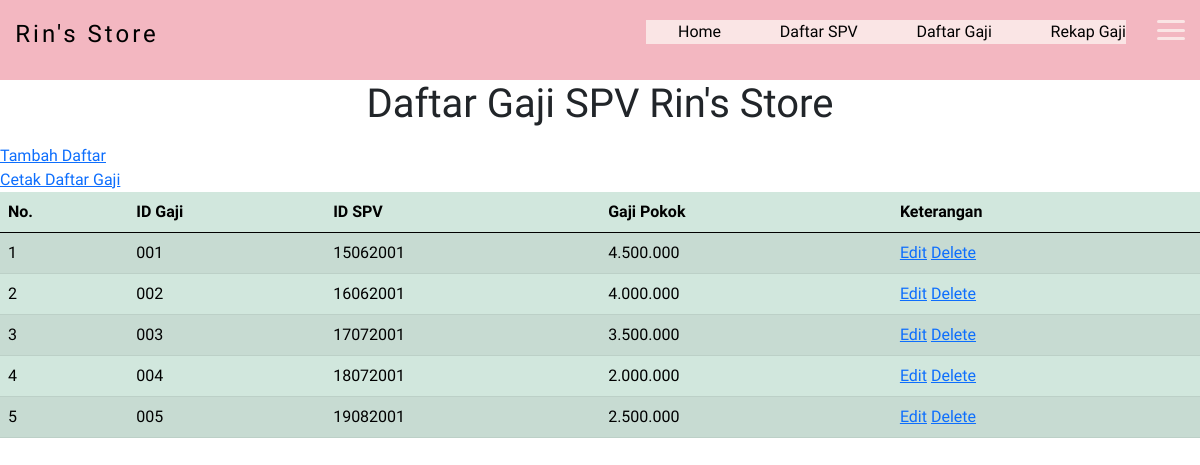
The page /gaji.php on the database its author committed.
### tables this page shows
CREATE TABLE `tb_gaji` (
  `id_gaji` varchar(10) NOT NULL,
  `id_spv` varchar(10) DEFAULT NULL,
  `gaji_pokok` varchar(15) DEFAULT NULL
);

### connection.php (called while the page is built)
<?php
class Connection
{
    public function get_connection()
    {
        $host = "localhost";
        $database = "db_gaji";
        $username = "root";
        $password = "";
        $connect = new mysqli($host, $username, $password, $database);
        return $connect;
    }
}

### model.php (called while the page is built, shortened)
<?php
include 'connection.php';
class Model extends Connection
{
    public function __construct()
    {
        $this->conn = $this->get_connection();
    }
public function tampil_gaji()
    {
        $sql = "SELECT * FROM tb_gaji";
        $bind = $this->conn->query($sql);
        while ($obj = $bind->fetch_object()) {
            $baris[] =$obj;
        }
        if (!empty($baris)) {
            return $baris;
        }
    }
}

### gaji.php (the view, shortened to what this page needs)
<?php
include 'model.php';
$model = new Model();
$index = 1;
?>
<!doctype html>
<html lang="en">
<head>
    <link href="https://cdn.jsdelivr.net/npm/bootstrap@5.0.1/dist/css/bootstrap.min.css" rel="stylesheet">
    <link rel="stylesheet" href="style.css">
</head>
<body>
<nav>
    <div class="logo">
        <h4>Rin's Store</h4>
    </div>
    <ul>
        <li><a href="index.php">Home</a></li>
        <li><a href="spv.php">Daftar SPV</a></li>
        <li><a href="gaji.php">Daftar Gaji</a></li>
        <li><a href="rekap.php">Rekap Gaji</a></li>
    </ul>
    <div class="menu-toggle">
        <span></span>
        <span></span>
        <span></span>
</div>
</nav>
<h1><p style="text-align:center">Daftar Gaji SPV Rin's Store</h1></p>
        <a href="creategaji.php">Tambah Daftar</a>
        <br>
        <a href="printgaji.php" target="_blank">Cetak Daftar Gaji</a>
        <br>
        <thead>
                <tr>
                <div class="menu-toggle">
            <table class="table table-success table-striped">
            <thead>
                <tr>
                    <th>No.</th>
                    <th>ID Gaji</th>
                    <th>ID SPV</th>
                    <th>Gaji Pokok</th>
                    <th>Keterangan</th>
                </tr>
            </thead>
            <tbody>
                <?php
                $result = $model->tampil_gaji();
                if (!empty($result)) {
                    foreach ($result as $data) : ?>
                        <tr>
                            <td><?= $index++ ?></td>
                            <td><?= $data->id_gaji ?></td>
                            <td><?= $data->id_spv ?></td>
                            <td><?= $data->gaji_pokok ?></td>
                            <td>
                                <a name="edit" id="edit" href="editgaji.php?id_gaji=<?= $data->id_gaji ?>">Edit</a>
                                <a name="hapus" id="hapus" href="proses.php?id_gaji=<?= $data->id_gaji ?>">Delete</a>
                            </td>
                        </tr>
                    <?php endforeach;
                } else { ?>
                    <tr>
                    <p style="text-align:center"><td colspan="5">Tidak Ada Data</td></p>
                    </tr>
                <?php } ?>
            </tbody>
        </table>
    </div>
</body>
</html>

### style.css (style rules this page uses)
* { margin: 0; padding: 0; }
body { font-family: 'Pangolin', cursive; overflow-x: hidden; }
nav { display: flex; background-color: rgb(243, 183, 193); justify-content: space-around; padding: 20px 0; color: rgb(0, 0, 0); }
nav .logo { font-family: 'Pangolin', cursive; letter-spacing: 3px; width: 50%; }
nav ul { display: flex; list-style: none; width: 40%; justify-content: space-between; background-color: rgb(250, 229, 229); }
nav ul li a { color: rgb(0, 0, 0); text-decoration: none; }
.menu-toggle { display: flex; flex-direction: column; height: 20px; justify-content: space-between; position: relative; }
.menu-toggle span { display: block; width: 28px; height: 3px; background-color: rgb(250, 229, 229); border-radius: 3px; transition: all 0.5s; }
.menu-toggle span:nth-child(2) { transform-origin: 0 0 ; }
.menu-toggle span:nth-child(4) { transform-origin: 0 100% ; }

### rows shown on the page
tb_gaji: id_gaji "001", id_spv "15062001", gaji_pokok "4.500.000"
tb_gaji: id_gaji "002", id_spv "16062001", gaji_pokok "4.000.000"
tb_gaji: id_gaji "003", id_spv "17072001", gaji_pokok "3.500.000"
tb_gaji: id_gaji "004", id_spv "18072001", gaji_pokok "2.000.000"
tb_gaji: id_gaji "005", id_spv "19082001", gaji_pokok "2.500.000"
